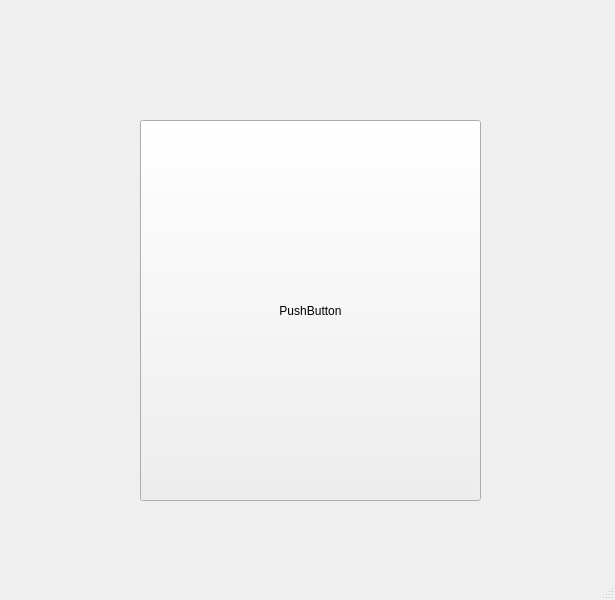
<?xml version="1.0" encoding="UTF-8"?>
<ui version="4.0">
 <class>MainWindow</class>
 <widget class="QMainWindow" name="MainWindow">
  <property name="geometry">
   <rect>
    <x>0</x>
    <y>0</y>
    <width>615</width>
    <height>600</height>
   </rect>
  </property>
  <property name="windowTitle">
   <string>MainWindow</string>
  </property>
  <widget class="QWidget" name="centralwidget">
   <widget class="QPushButton" name="pushButton">
    <property name="geometry">
     <rect>
      <x>140</x>
      <y>120</y>
      <width>341</width>
      <height>381</height>
     </rect>
    </property>
    <property name="text">
     <string>PushButton</string>
    </property>
   </widget>
  </widget>
  <widget class="QStatusBar" name="statusbar"/>
 </widget>
 <resources/>
 <connections/>
</ui>
